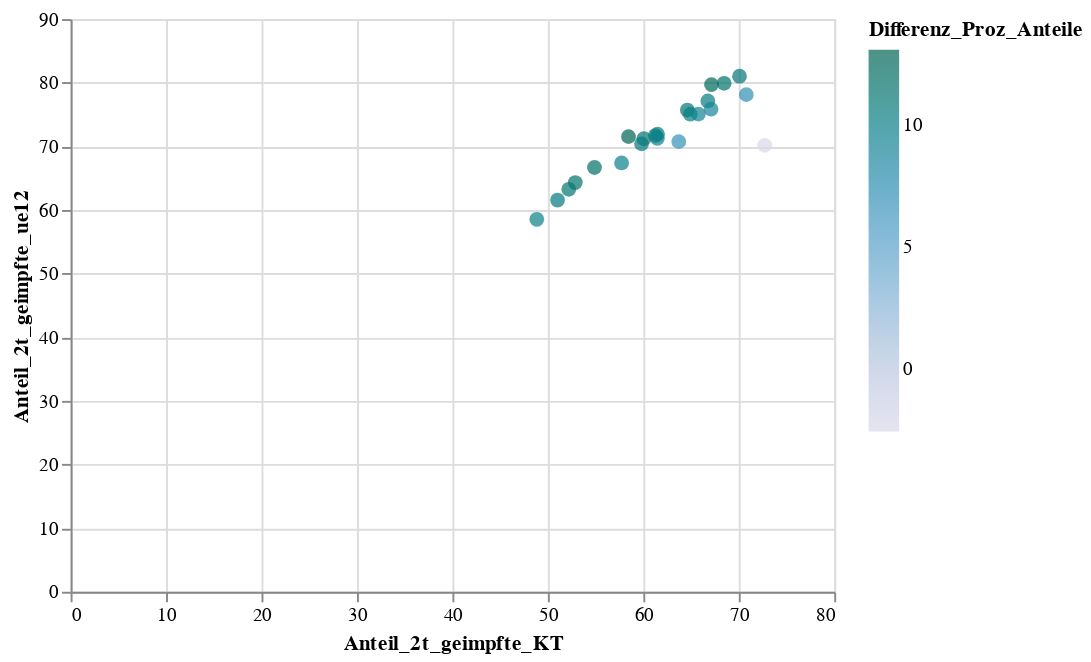

The cell this chart's notebook holds for it:
### Code cell
alt.Chart(essenz).mark_circle(size=60).encode(
    x='Anteil_2t_geimpfte_KT', #QuarLang
    y='Anteil_2t_geimpfte_ue12',
    color=alt.Color('Differenz_Proz_Anteile', scale=alt.Scale(scheme='purplebluegreen')), #more schemes: https://vega.github.io/vega/docs/schemes/
    tooltip=['PLZ','Anteil_2t_geimpfte_KT','Anteil_2t_geimpfte_ue12', 'Differenz_Proz_Anteile']
).interactive() # this makes the axes interactive: now you can zoom & pan

### Figure 1 — Vega-Lite specification as saved in the notebook (floating-point values rounded to 4 significant figures)
{"config": {"view": {"continuousWidth": 400, "continuousHeight": 300}}, "data": {"name": "data-cfc078569a188c3bd7c66a4e35bebbb2"}, "mark": {"type": "circle", "size": 60}, "encoding": {"color": {"type": "quantitative", "field": "Differenz_Proz_Anteile", "scale": {"scheme": "purplebluegreen"}}, "tooltip": [{"type": "quantitative", "field": "PLZ"}, {"type": "quantitative", "field": "Anteil_2t_geimpfte_KT"}, {"type": "quantitative", "field": "Anteil_2t_geimpfte_ue12"}, {"type": "quantitative", "field": "Differenz_Proz_Anteile"}], "x": {"type": "quantitative", "field": "Anteil_2t_geimpfte_KT"}, "y": {"type": "quantitative", "field": "Anteil_2t_geimpfte_ue12"}}, "selection": {"selector022": {"type": "interval", "bind": "scales", "encodings": ["x", "y"]}}, "$schema": "https://vega.github.io/schema/vega-lite/v4.8.1.json", "datasets": {"data-cfc078569a188c3bd7c66a4e35bebbb2": [{"PLZ": 8055, "Anteil_2t_geimpfte_KT": 58.45, "Anteil_2t_geimpfte_ue12": 71.53, "Differenz_Proz_Anteile": 13.08}, {"PLZ": 8002, "Anteil_2t_geimpfte_KT": 67.14, "Anteil_2t_geimpfte_ue12": 79.7, "Differenz_Proz_Anteile": 12.56}, {"PLZ": 8041, "Anteil_2t_geimpfte_KT": 54.88, "Anteil_2t_geimpfte_ue12": 66.68, "Differenz_Proz_Anteile": 11.8}, {"PLZ": 8032, "Anteil_2t_geimpfte_KT": 68.46, "Anteil_2t_geimpfte_ue12": 79.9, "Differenz_Proz_Anteile": 11.44}, {"PLZ": 8046, "Anteil_2t_geimpfte_KT": 52.87, "Anteil_2t_geimpfte_ue12": 64.31, "Differenz_Proz_Anteile": 11.44}, {"PLZ": 8047, "Anteil_2t_geimpfte_KT": 60.05, "Anteil_2t_geimpfte_ue12": 71.2, "Differenz_Proz_Anteile": 11.14}, {"PLZ": 8049, "Anteil_2t_geimpfte_KT": 64.61, "Anteil_2t_geimpfte_ue12": 75.7, "Differenz_Proz_Anteile": 11.09}, {"PLZ": 8052, "Anteil_2t_geimpfte_KT": 52.19, "Anteil_2t_geimpfte_ue12": 63.24, "Differenz_Proz_Anteile": 11.06}, {"PLZ": 8006, "Anteil_2t_geimpfte_KT": 70.08, "Anteil_2t_geimpfte_ue12": 81.02, "Differenz_Proz_Anteile": 10.95}, {"PLZ": 8045, "Anteil_2t_geimpfte_KT": 59.81, "Anteil_2t_geimpfte_ue12": 70.39, "Differenz_Proz_Anteile": 10.58}, {"PLZ": 8051, "Anteil_2t_geimpfte_KT": 51.01, "Anteil_2t_geimpfte_ue12": 61.56, "Differenz_Proz_Anteile": 10.54}, {"PLZ": 8050, "Anteil_2t_geimpfte_KT": 61.49, "Anteil_2t_geimpfte_ue12": 71.92, "Differenz_Proz_Anteile": 10.43}, {"PLZ": 8038, "Anteil_2t_geimpfte_KT": 61.26, "Anteil_2t_geimpfte_ue12": 71.7, "Differenz_Proz_Anteile": 10.43}, {"PLZ": 8053, "Anteil_2t_geimpfte_KT": 66.76, "Anteil_2t_geimpfte_ue12": 77.13, "Differenz_Proz_Anteile": 10.38}, {"PLZ": 8057, "Anteil_2t_geimpfte_KT": 64.92, "Anteil_2t_geimpfte_ue12": 75.05, "Differenz_Proz_Anteile": 10.13}, {"PLZ": 8003, "Anteil_2t_geimpfte_KT": 61.47, "Anteil_2t_geimpfte_ue12": 71.26, "Differenz_Proz_Anteile": 9.791}, {"PLZ": 8064, "Anteil_2t_geimpfte_KT": 48.84, "Anteil_2t_geimpfte_ue12": 58.54, "Differenz_Proz_Anteile": 9.699}, {"PLZ": 8048, "Anteil_2t_geimpfte_KT": 57.72, "Anteil_2t_geimpfte_ue12": 67.39, "Differenz_Proz_Anteile": 9.665}, {"PLZ": 8037, "Anteil_2t_geimpfte_KT": 65.77, "Anteil_2t_geimpfte_ue12": 75.07, "Differenz_Proz_Anteile": 9.297}, {"PLZ": 8005, "Anteil_2t_geimpfte_KT": 67.09, "Anteil_2t_geimpfte_ue12": 75.85, "Differenz_Proz_Anteile": 8.757}, {"PLZ": 8008, "Anteil_2t_geimpfte_KT": 70.79, "Anteil_2t_geimpfte_ue12": 78.13, "Differenz_Proz_Anteile": 7.341}, {"PLZ": 8004, "Anteil_2t_geimpfte_KT": 63.71, "Anteil_2t_geimpfte_ue12": 70.74, "Differenz_Proz_Anteile": 7.029}, {"PLZ": 8001, "Anteil_2t_geimpfte_KT": 72.72, "Anteil_2t_geimpfte_ue12": 70.16, "Differenz_Proz_Anteile": -2.564}]}}
